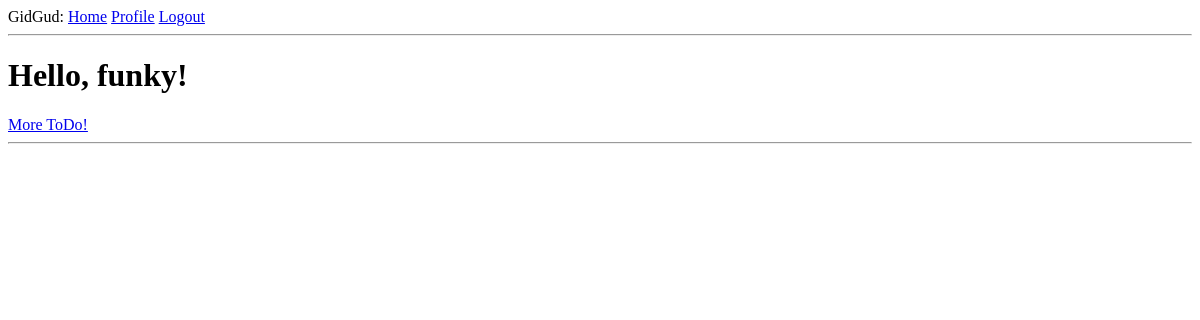
The app's page /index (signed in), older data.
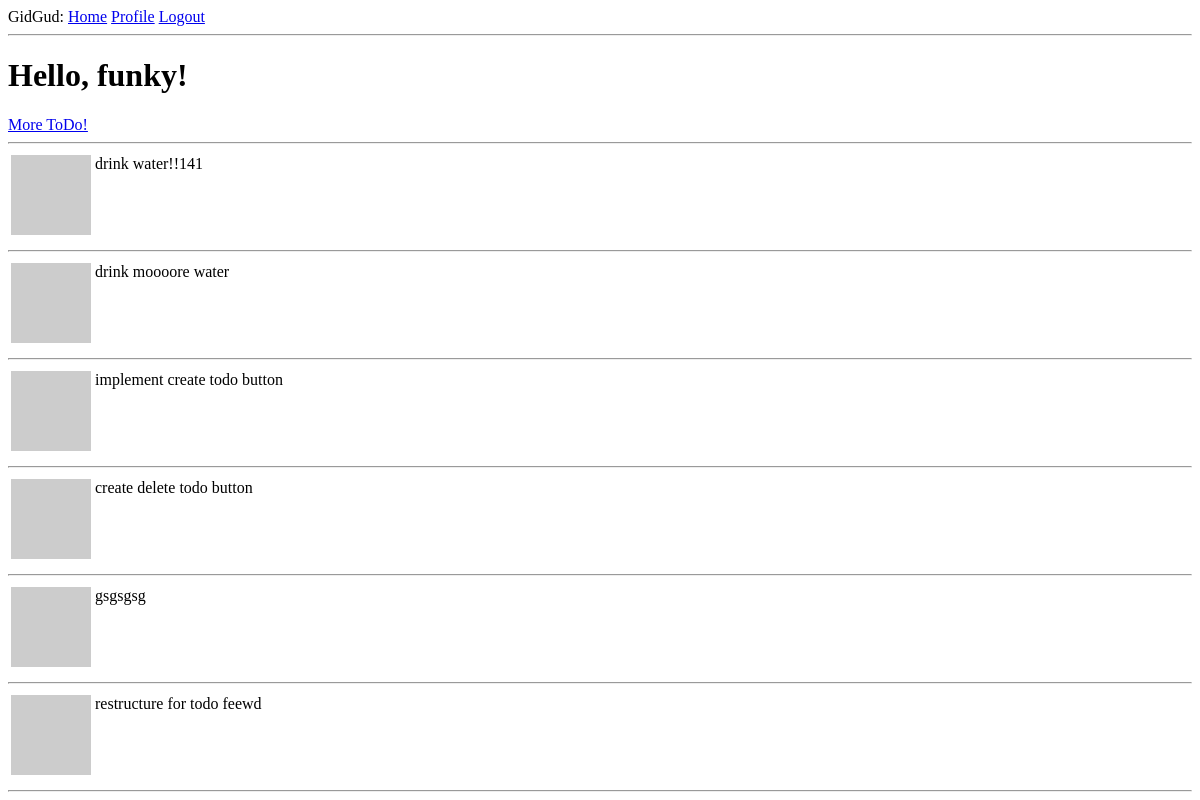
The same page, newer data.
### app/models.py (models this page shows, shortened)
class ToDo(db.Model):
    id: so.Mapped[int] = so.mapped_column(primary_key=True)
    body: so.Mapped[str] = so.mapped_column(sa.String(140))
    timestamp: so.Mapped[datetime] = so.mapped_column(index=True, default=lambda: datetime.now(timezone.utc))
    user_id: so.Mapped[int] = so.mapped_column(sa.ForeignKey(User.id), index=True)
    recurrence: so.Mapped[bool] = so.mapped_column(sa.Boolean(), default=False)
    recurrence_rhythm: so.Mapped[int] = so.mapped_column(sa.Integer(), default=0)
    completed: so.Mapped[bool] = so.mapped_column(sa.Boolean(), default=False)
    author: so.Mapped[User] = so.relationship(back_populates='todos')

### app/routes.py (the view)
@app.route('/')
@app.route('/index')
@login_required
def index():
    todos = db.session.scalars(sa.select(ToDo).where(current_user == ToDo.author and ToDo.completed == False))
    return render_template('index.html', title='Home', todos=todos)

### app/models.py (called while the page is built)
@login.user_loader
def load_user(id):
    return db.session.get(User, int(id))

    def avatar(self, size):
        digest = md5(self.email.lower().encode('utf-8')).hexdigest()
        return f'https://www.gravatar.com/avatar/{digest}?d=identicon&s={size}'

### app/routes.py (called while the page is built)
@app.before_request
def before_request():
    if current_user.is_authenticated:
        current_user.last_seen = datetime.now(timezone.utc)
        db.session.commit()

### app/templates/index.html
{% extends "base.html" %}
{% block content %}
    <h1>Hello, {{ current_user.username }}!</h1>
    <a href="{{ url_for('create_todo') }}">More ToDo!</a>
    <hr>
    <div>
        {% for todo in todos %}
        {% include '_todo.html' %}
    {% endfor %}
    </div>
{% endblock %}

### app/templates/_todo.html
<table>
    <tr valign="top">
        <td><img src="{{ todo.author.avatar(36) }}"></td>
        <td>{{ todo.body }}</td>
    </tr>
</table>
<hr>

Row changes from the older to the newer data that the page shows:
added ToDo: body "drink water!!141"
added ToDo: body "drink moooore water"
added ToDo: body "implement create todo button"
added ToDo: body "create delete todo button"
added ToDo: body "gsgsgsg"
added ToDo: body "restructure for todo feewd"
